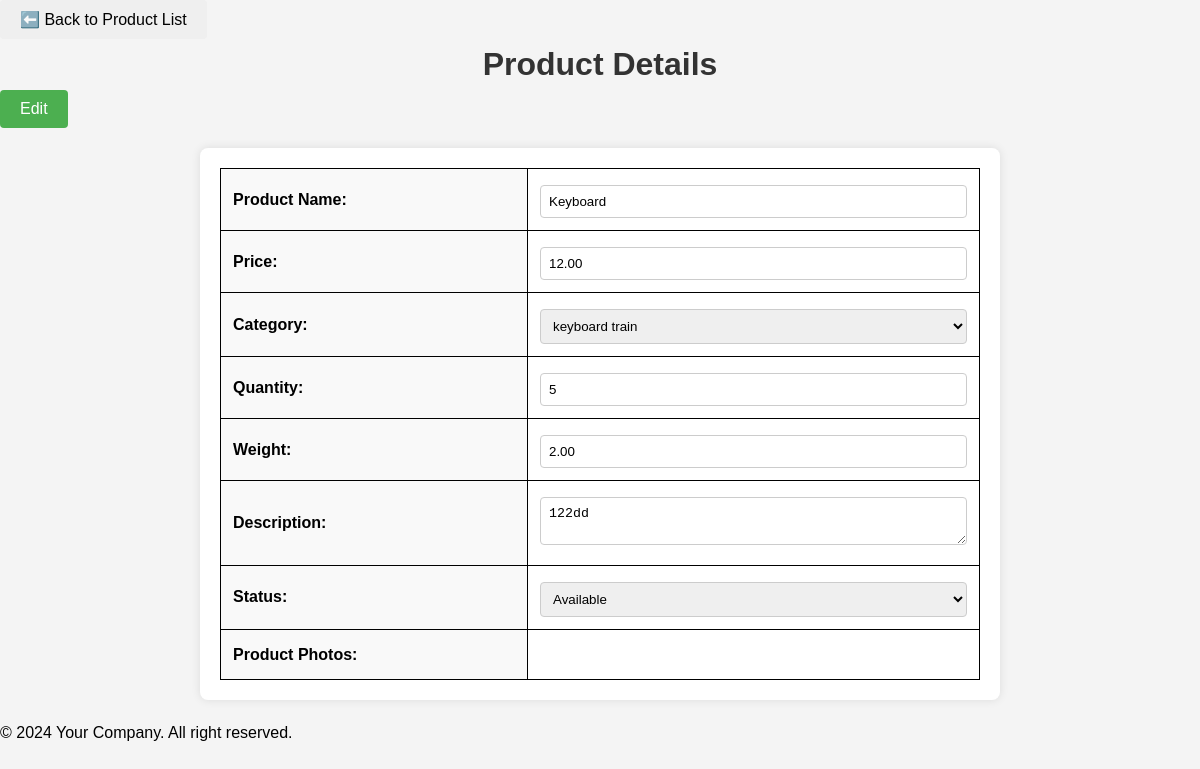
/admin/productEdit.php?product_id=P0006, run on the app's committed database.
### tables this page shows
CREATE TABLE `product` (
  `product_id` varchar(10) NOT NULL,
  `name` varchar(100) NOT NULL,
  `price` decimal(10,2) NOT NULL,
  `category_id` varchar(10) NOT NULL,
  `quantity` int(10) NOT NULL,
  `product_photo` varchar(100) NOT NULL,
  `description` varchar(1000) NOT NULL,
  `weight` decimal(10,2) NOT NULL,
  `status` varchar(11) NOT NULL,
  PRIMARY KEY (`product_id`),
  KEY `category_id` (`category_id`),
  CONSTRAINT `product_ibfk_1` FOREIGN KEY (`category_id`) REFERENCES `category` (`category_id`)
);

### admin/productEdit.php (the view, shortened to what this page needs)
<?php
include '../_base.php';
include '../_head.php';
$product_id = req('product_id');
$stm = $_db->prepare('SELECT * FROM product WHERE product_id = ?');
$stm->execute([$product_id]);
$product = $stm->fetch(PDO::FETCH_OBJ);
?>
<link rel="stylesheet" href="../css/product.css">
<a href="productList.php"><button type="button">⬅️ Back to Product List</button></a>
<h1>Product Details</h1>
<button type="button" id="edit-button">Edit</button>
<form method="post" enctype="multipart/form-data" class="form" id="product-form">
    <table>
        <tr>
            <th>Product Name:</th>
            <td>
                <input type="text" name="name" id="name" maxlength="100" value="<?= htmlspecialchars($product->name) ?>" required>
            </td>
        </tr>
        <tr>
            <th>Price:</th>
            <td>
                <input type="text" name="price" id="price" value="<?= htmlspecialchars($product->price) ?>" required>
            </td>
        </tr>
        <tr>
            <th>Category:</th>
            <td>
                <select name="category_id">
                    <?php
                    $categories = $_db->query('SELECT category_id, category_name FROM category')->fetchAll();
                    foreach ($categories as $category) {
                        $selected = ($category->category_id == $product->category_id) ? 'selected' : '';
                        echo '<option value="' . htmlspecialchars($category->category_id) . '" ' . $selected . '>' . htmlspecialchars($category->category_name) . '</option>';
                    }
                    ?>
                </select>
            </td>
        </tr>
        <tr>
            <th>Quantity:</th>
            <td>
                <input type="number" name="quantity" id="quantity" value="<?= htmlspecialchars($product->quantity) ?>" min="1" required>
            </td>
        </tr>
        <tr>
            <th>Weight:</th>
            <td>
                <input type="number" name="weight" id="weight" value="<?= htmlspecialchars($product->weight) ?>" required>
            </td>
        </tr>
        <tr>
            <th>Description:</th>
            <td>
                <textarea name="description" id="description"><?= htmlspecialchars($product->description) ?></textarea>
            </td>
        </tr>
        <tr>
            <th>Status:</th>
            <td>
                <select name="status" id="status">
                    <option value="<?= htmlspecialchars('Available') ?>" <?= $product->status == 'Available' ? 'selected' : '' ?>>
                        <?= htmlspecialchars('Available') ?>
                    </option>
                </select>
            </td>
        </tr>
        <tr>
            <th>Product Photos:</th>
            <td>
            </td>
        </tr>
    </table>
</form>
<?php
include '../_foot.php';
?>

### css/product.css (style rules this page uses)
* { margin: 0; padding: 0; text-decoration: none; list-style-type: none; box-sizing: border-box; user-select: none; }
body { font-family: Arial, sans-serif; line-height: 1.6; margin: 0; padding: 0; background-color: #f4f4f4; }
h1 { text-align: center; color: #333; }
.form { max-width: 800px; margin: 20px auto; padding: 20px; background: #fff; border-radius: 8px; box-shadow: 0 0 10px rgba(0, 0, 0, 0.1); }
table { width: 100%; border-collapse: collapse; border: 1px solid black; }
table th, table td { padding: 12px; border: 1px solid black; text-align: left; }
table th { background: #f9f9f9; font-weight: bold; }
table td { background-color: #fff; }
input[type="text"], input[type="number"], textarea, select { width: 100%; padding: 8px; margin-top: 4px; border: 1px solid #ccc; border-radius: 4px; box-sizing: border-box; }
textarea { resize: vertical; }
button { padding: 10px 20px; border: none; border-radius: 4px; cursor: pointer; font-size: 16px; margin-right: 10px; }
button#edit-button { background-color: #4CAF50; color: #fff; }

### data on the page
product: name "Keyboard", price "12.00", quantity "5", weight "2.00", description "122dd", status "Available"

### other printed values
form field category_id "keyboard train"
